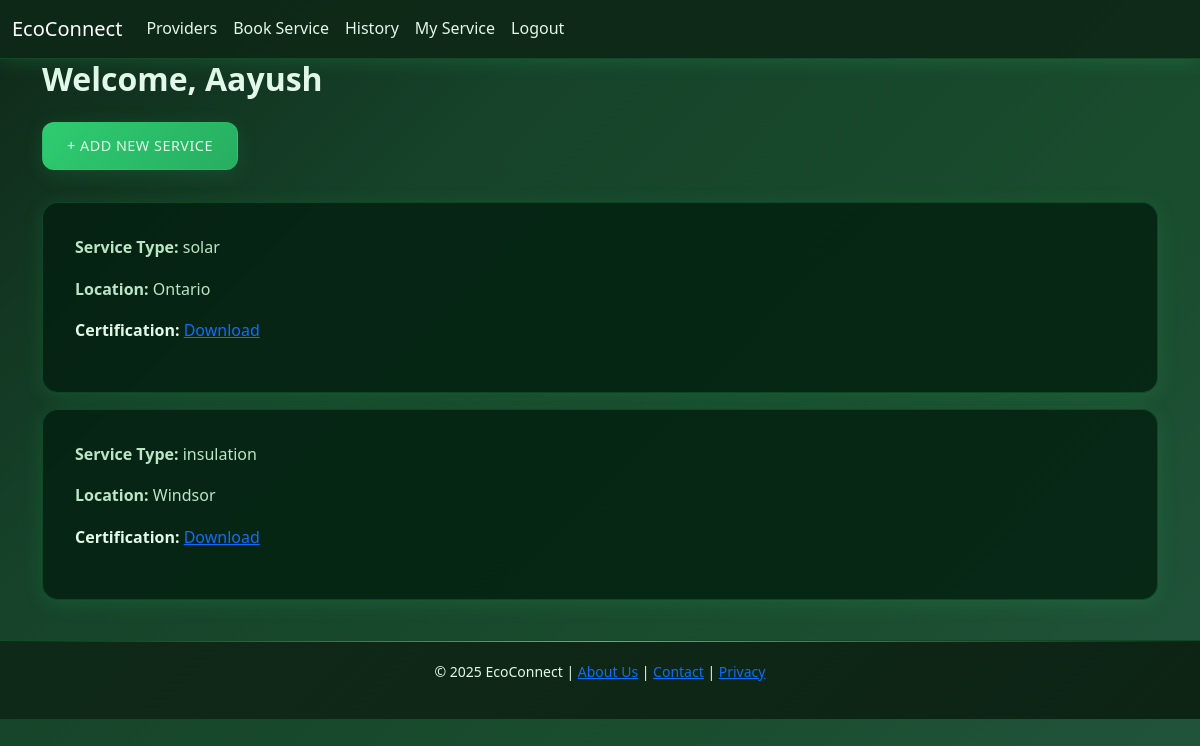
The app's page /provider-dashboard/ (signed in), older data.
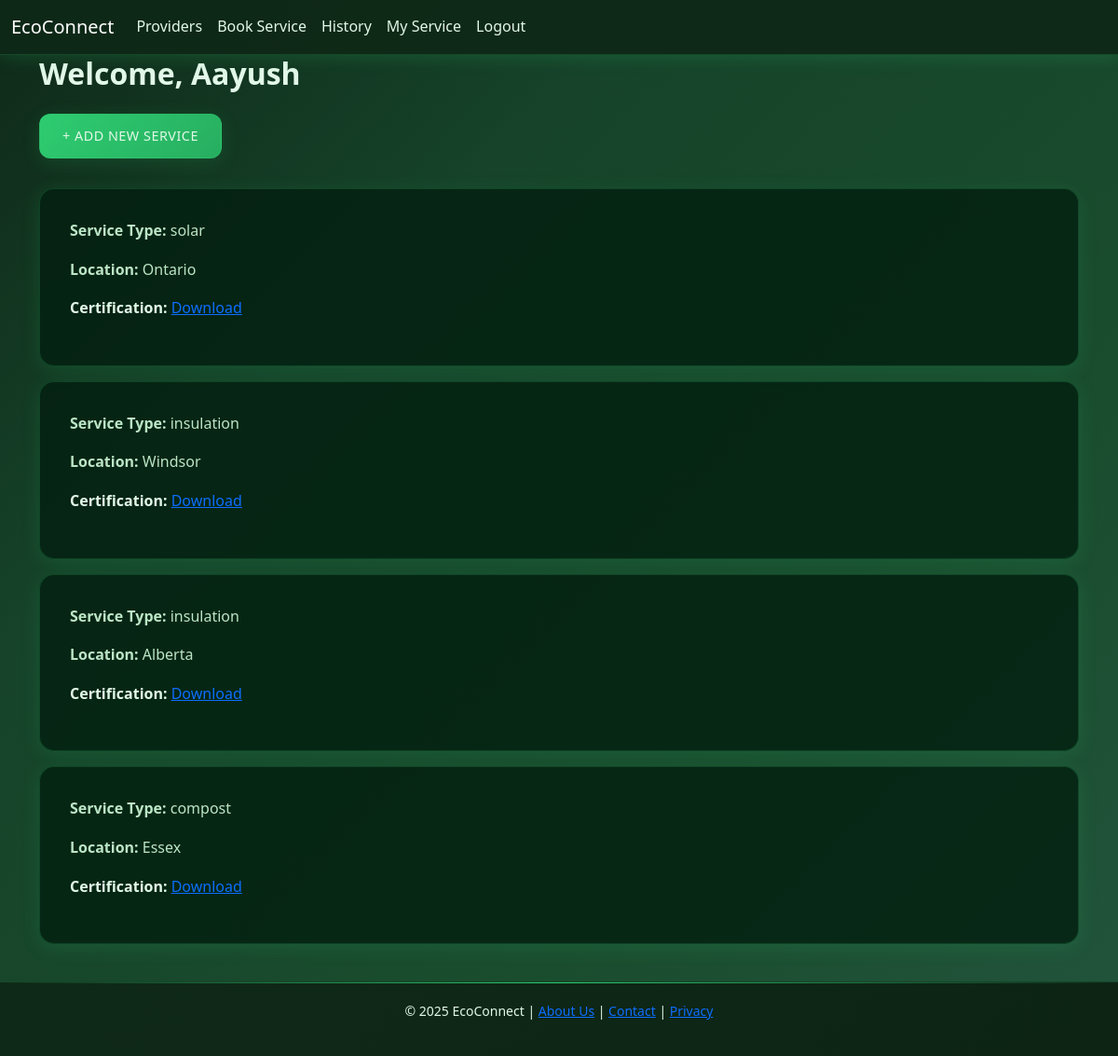
The same page, newer data.
### services/models.py (models this page shows, shortened)
class ServiceProvider(models.Model):
    SERVICE_TYPES = [
        ('solar', 'Solar Installation'),
        ('insulation', 'Home Insulation'),
        ('compost', 'Compost Pickup'),
        ('rainwater', 'Rainwater Harvesting'),
    ]
    user = models.ForeignKey(User, on_delete=models.CASCADE)
    name = models.CharField(max_length=100)
    service_type = models.CharField(max_length=50, choices=SERVICE_TYPES)
    location = models.CharField(max_length=100)
    certification = models.FileField(upload_to='certifications/', null=True, blank=True)

### services/views.py (the view)
# urls.py: path('provider-dashboard/', views.provider_dashboard, name='provider_dashboard'),
@login_required
def provider_dashboard(request):
    providers = ServiceProvider.objects.filter(user=request.user)
    return render(request, 'services/provider_dashboard.html', {'providers': providers})

### services/templates/services/provider_dashboard.html
{% extends 'services/base.html' %}
{% block content %}
<h2>Welcome, {{ user.username }}</h2>
<a href="{% url 'create_provider' %}" class="btn btn-success mb-3">+ Add New Service</a>
{% if providers %}
  {% for provider in providers %}
    <div class="card mt-3">
      <div class="card-body">
        <p class="card-text"><strong>Service Type:</strong> {{ provider.service_type }}</p>
        <p class="card-text"><strong>Location:</strong> {{ provider.location }}</p>
        {% if provider.certification %}
          <p><strong>Certification:</strong> <a href="{{ provider.certification.url }}">Download</a></p>
        {% else %}
          <p><em>No certification uploaded.</em></p>
        {% endif %}
      </div>
    </div>
  {% endfor %}
{% else %}
  <p>You haven't listed any services yet.</p>
{% endif %}
{% endblock %}

Row changes from the older to the newer data that the page shows:
added ServiceProvider: service_type "insulation", location "Alberta"
added ServiceProvider: service_type "compost", location "Essex"
